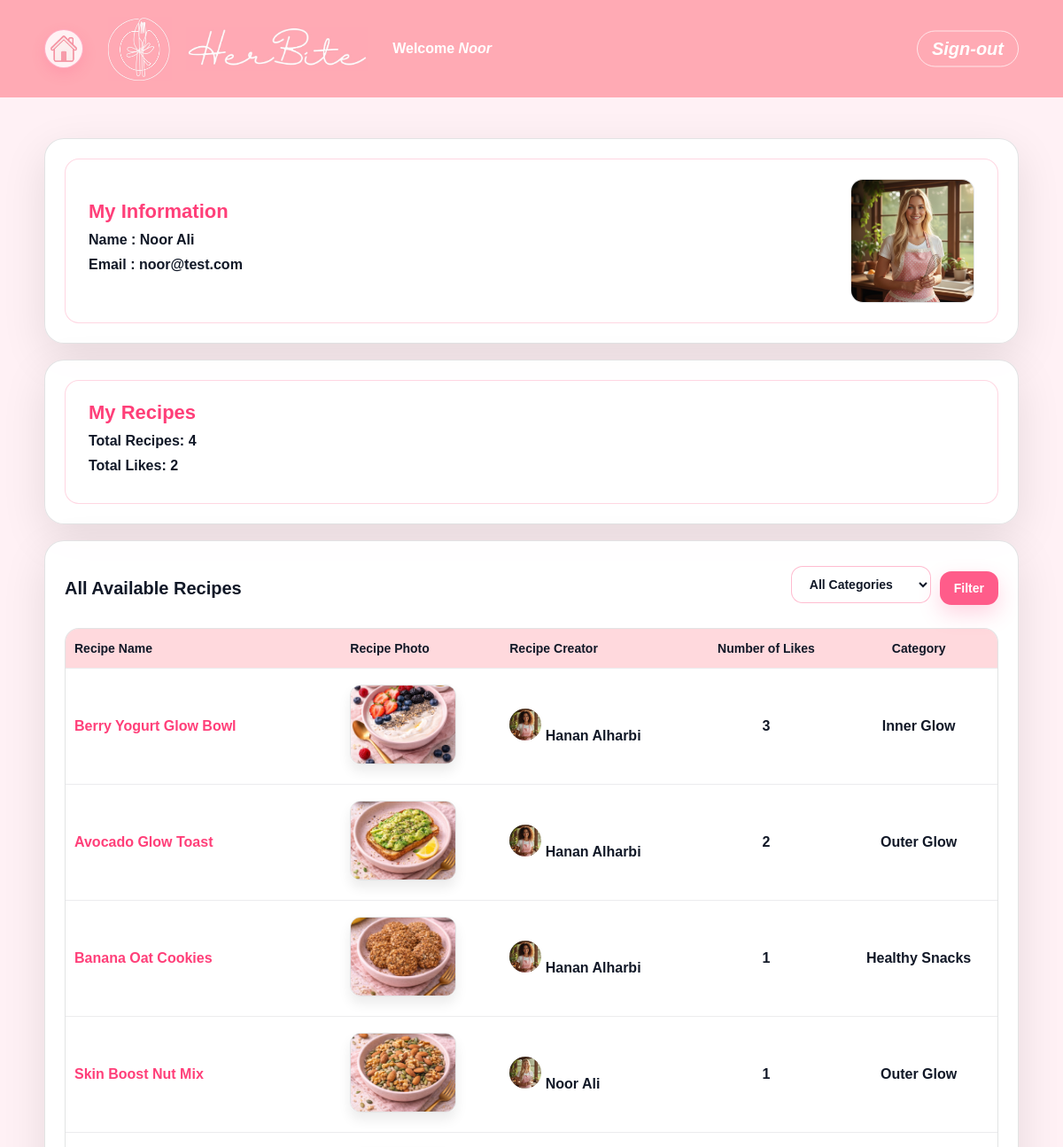
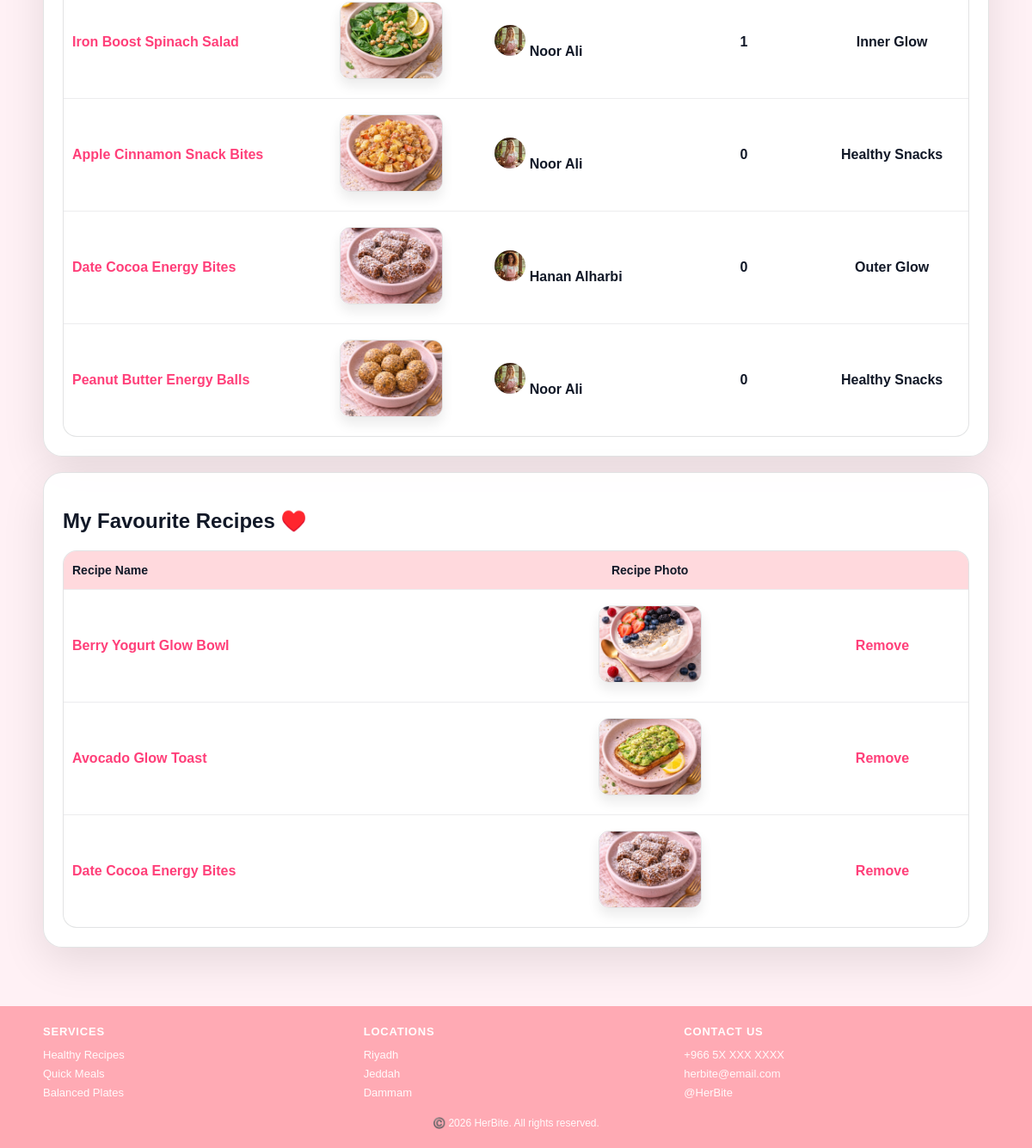
Page /user.php (signed in) on the earlier database version (2 pictures, top to bottom).
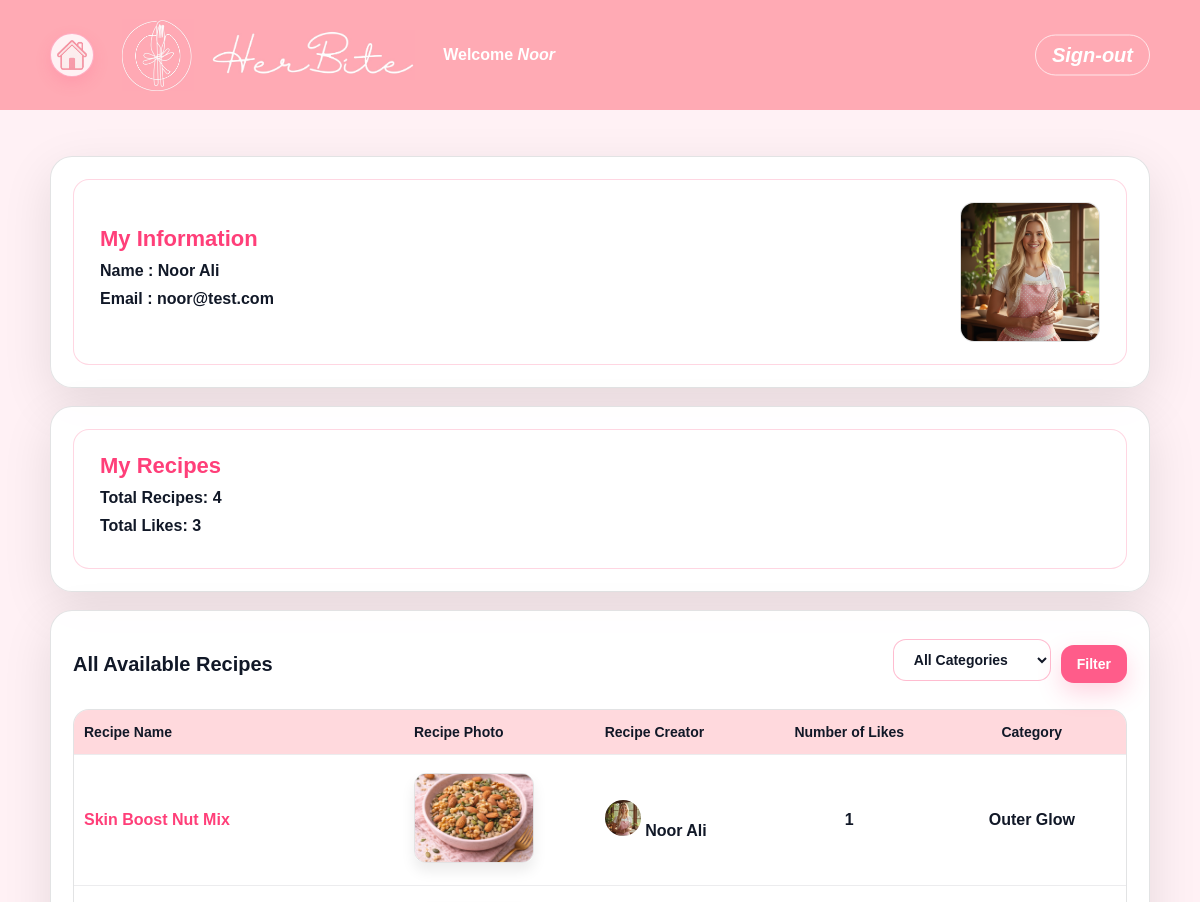
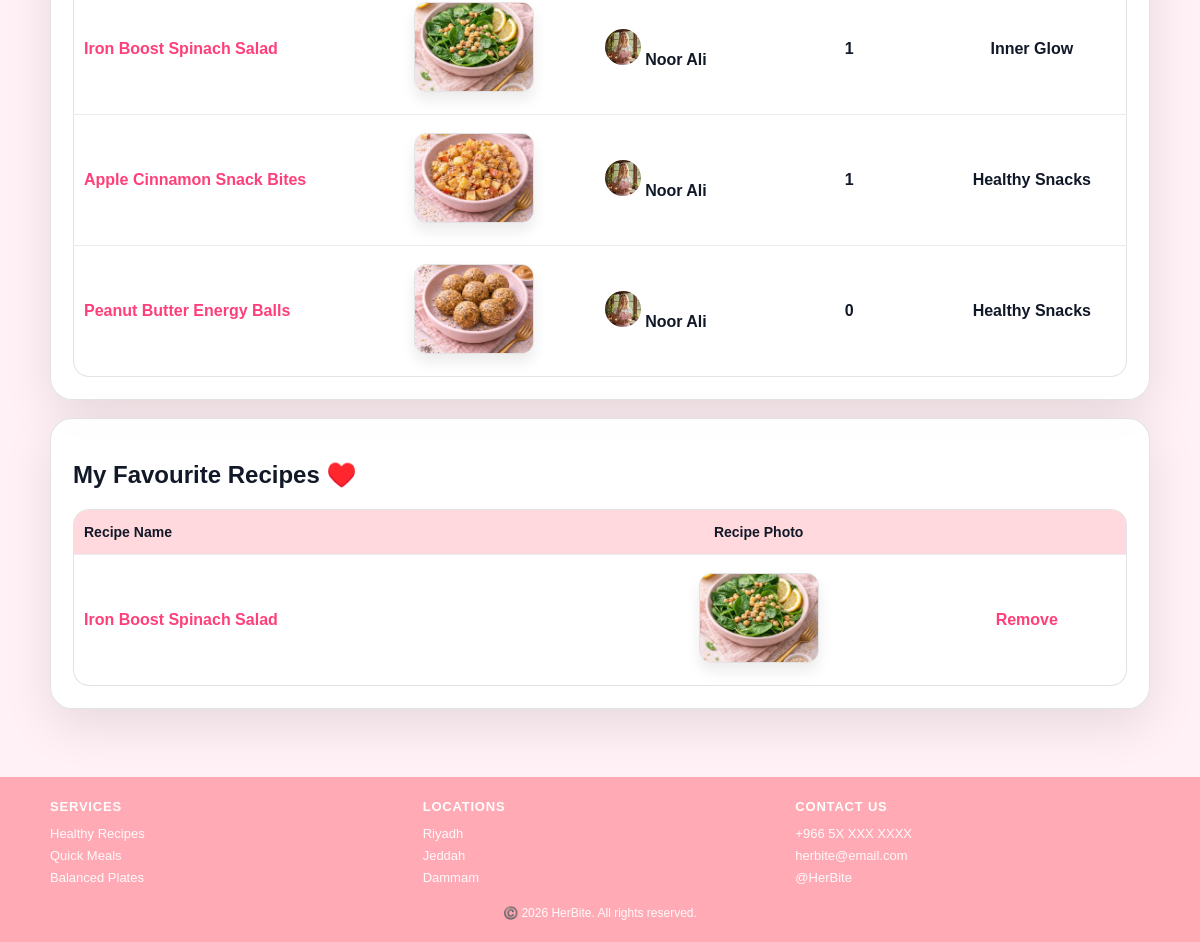
Same page on the later database version (2 pictures, top to bottom).
### tables this page shows
CREATE TABLE `recipe` (
  `id` int(11) NOT NULL,
  `userID` int(11) NOT NULL,
  `categoryID` int(11) NOT NULL,
  `name` varchar(150) NOT NULL,
  `description` text,
  `photoFileName` varchar(255) DEFAULT NULL,
  `videoFilePath` varchar(255) DEFAULT NULL
);

CREATE TABLE `users` (
  `id` int(11) NOT NULL,
  `userType` enum('user','admin') NOT NULL,
  `firstName` varchar(100) NOT NULL,
  `lastName` varchar(100) NOT NULL,
  `emailAddress` varchar(100) NOT NULL,
  `password` varchar(255) NOT NULL,
  `photoFileName` varchar(255) NOT NULL
);

CREATE TABLE `recipecategory` (
  `id` int(11) NOT NULL,
  `categoryName` varchar(100) NOT NULL
);

### user.php (the view, shortened to what the changed rows need)
<?php
include "db.php";
$user_id = (int) $_SESSION['user_id'];
$selectedCategory = isset($_POST['categoryID']) ? (int) $_POST['categoryID'] : 0;
$stmt_total_recipes = $conn->prepare("SELECT COUNT(*) AS totalRecipes FROM recipe WHERE userID = ?");
$stmt_total_recipes->bind_param("i", $user_id);
$stmt_total_recipes->execute();
$totalRecipes = $stmt_total_recipes->get_result()->fetch_assoc()['totalRecipes'] ?? 0;
$stmt_total_likes = $conn->prepare("
    SELECT COUNT(likes.recipeID) AS totalLikes
    FROM recipe
    LEFT JOIN likes ON recipe.id = likes.recipeID
    WHERE recipe.userID = ?
");
$stmt_total_likes->bind_param("i", $user_id);
$stmt_total_likes->execute();
$totalLikes = $stmt_total_likes->get_result()->fetch_assoc()['totalLikes'] ?? 0;
if ($selectedCategory > 0) {
    $stmt_recipes = $conn->prepare("
        SELECT recipe.id,
               recipe.name,
               recipe.photoFileName AS recipePhoto,
               users.firstName,
               users.lastName,
               users.photoFileName AS creatorPhoto,
               recipecategory.categoryName,
               COUNT(likes.userID) AS likesCount
        FROM recipe
        JOIN users ON recipe.userID = users.id
        JOIN recipecategory ON recipe.categoryID = recipecategory.id
        LEFT JOIN likes ON recipe.id = likes.recipeID
        WHERE recipe.categoryID = ?
        GROUP BY recipe.id, recipe.name, recipe.photoFileName, users.firstName, users.lastName, users.photoFileName, recipecategory.categoryName
        ORDER BY recipe.id ASC
    ");
    $stmt_recipes->bind_param("i", $selectedCategory);
    $stmt_recipes->execute();
    $result_recipes = $stmt_recipes->get_result();
} else {
    $result_recipes = $conn->query("
        SELECT recipe.id,
               recipe.name,
               recipe.photoFileName AS recipePhoto,
               users.firstName,
               users.lastName,
               users.photoFileName AS creatorPhoto,
               recipecategory.categoryName,
               COUNT(likes.userID) AS likesCount
        FROM recipe
        JOIN users ON recipe.userID = users.id
        JOIN recipecategory ON recipe.categoryID = recipecategory.id
        LEFT JOIN likes ON recipe.id = likes.recipeID
        GROUP BY recipe.id, recipe.name, recipe.photoFileName, users.firstName, users.lastName, users.photoFileName, recipecategory.categoryName
        ORDER BY recipe.id ASC
    ");
}
$stmt_favourites = $conn->prepare("
    SELECT recipe.id,
           recipe.name,
           recipe.photoFileName
    FROM favourites
    JOIN recipe ON favourites.recipeID = recipe.id
    WHERE favourites.userID = ?
    ORDER BY recipe.id ASC
");
$stmt_favourites->bind_param("i", $user_id);
$stmt_favourites->execute();
$result_favourites = $stmt_favourites->get_result();
?>
<!doctype html>
<html lang="en">
<head>
  <link rel="stylesheet" href="stylesheet.css" />
</head>
<body class="user-page header-admin">
  <main class="page">
    <div class="page-main">
      <section class="card">
        <div class="big-box">
          <div class="bar-left">
            <h2 class="bar-title">My Information</h2>
          </div>
        </div>
      </section>
      <section class="card">
        <div class="big-box">
          <div class="bar-left">
            <h2 class="bar-title">
              <a href="myRecipes.php">My Recipes</a>
            </h2>
            <p><strong>Total Recipes:</strong> <?php echo (int) $totalRecipes; ?></p>
            <p><strong>Total Likes:</strong> <?php echo (int) $totalLikes; ?></p>
          </div>
        </div>
      </section>
      <section class="box">
        <div class="section-head">
          <h2>All Available Recipes</h2>
        </div>
        <?php if ($result_recipes && mysqli_num_rows($result_recipes) > 0) { ?>
          <table class="recipes-table">
            <thead>
              <tr>
                <th>Recipe Name</th>
                <th>Recipe Photo</th>
                <th>Recipe Creator</th>
                <th>Number of Likes</th>
                <th>Category</th>
              </tr>
            </thead>
            <tbody>
              <?php while ($row = mysqli_fetch_assoc($result_recipes)) { ?>
                <tr>
                  <td>
                    <a href="viewRecipe.php?id=<?php echo (int) $row['id']; ?>">
                      <?php echo htmlspecialchars($row['name']); ?>
                    </a>
                  </td>
                  <td>
                    <img src="<?php echo htmlspecialchars($row['recipePhoto']); ?>" class="recipe-img" alt="Recipe Photo">
                  </td>
                  <td>
                    <img src="<?php echo htmlspecialchars($row['creatorPhoto']); ?>" class="creator-avatar" alt="Creator Photo">
                    <?php echo htmlspecialchars($row['firstName'] . ' ' . $row['lastName']); ?>
                  </td>
                  <td>
                    <?php echo (int) $row['likesCount']; ?>
                  </td>
                  <td>
                    <?php echo htmlspecialchars($row['categoryName']); ?>
                  </td>
                </tr>
              <?php } ?>
            </tbody>
          </table>
        <?php } else { ?>
          <p>No recipes found in this category.</p>
        <?php } ?>
      </section>
      <section class="box">
        <h2>My Favourite Recipes ♥️</h2>
        <?php if ($result_favourites && mysqli_num_rows($result_favourites) > 0) { ?>
          <table class="favorites-table">
            <thead>
              <tr>
                <th>Recipe Name</th>
                <th>Recipe Photo</th>
                <th></th>
              </tr>
            </thead>
            <tbody>
              <?php while ($fav = mysqli_fetch_assoc($result_favourites)) { ?>
                <tr>
                  <td>
                    <a href="viewRecipe.php?id=<?php echo (int) $fav['id']; ?>">
                      <?php echo htmlspecialchars($fav['name']); ?>
                    </a>
                  </td>
                  <td>
                    <img src="<?php echo htmlspecialchars($fav['photoFileName']); ?>" class="recipe-img" alt="Recipe Photo">
                  </td>
                  <td>
                    <a class="remove-link" href="removeFavourite.php?recipeID=<?php echo (int) $fav['id']; ?>">Remove</a>
                  </td>
                </tr>
              <?php } ?>
            </tbody>
          </table>
        <?php } else { ?>
          <p>You have no favourite recipes.</p>
        <?php } ?>
      </section>
    </div>
  </main>
</body>
</html>

Differences in the rows shown:
removed recipe: name "Berry Yogurt Glow Bowl", photoFileName (picture), userID.photoFileName (picture), userID.lastName "Hanan Alharbi", likesCount "3", recipecategory.categoryName "Inner Glow"
removed recipe: name "Avocado Glow Toast", photoFileName (picture), userID.photoFileName (picture), userID.lastName "Hanan Alharbi", likesCount "2", recipecategory.categoryName "Outer Glow"
removed recipe: name "Banana Oat Cookies", photoFileName (picture), userID.photoFileName (picture), userID.lastName "Hanan Alharbi", likesCount "1", recipecategory.categoryName "Healthy Snacks", shown under "All Available Recipes"
removed recipe: name "Date Cocoa Energy Bites", photoFileName (picture), userID.photoFileName (picture), userID.lastName "Hanan Alharbi", likesCount "0", recipecategory.categoryName "Outer Glow"
now on one of the page's lists (row unchanged): recipe: name "Iron Boost Spinach Salad"
computed for recipe "Apple Cinnamon Snack Bites": likesCount "0" → "1"
Other differences:
$totalLikes: "2" → "3"
